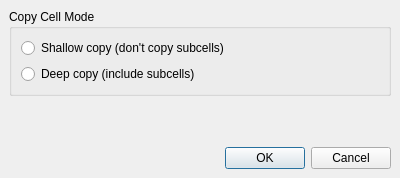
<ui version="4.0" >
 <class>CopyCellModeDialog</class>
 <widget class="QDialog" name="CopyCellModeDialog" >
  <property name="geometry" >
   <rect>
    <x>0</x>
    <y>0</y>
    <width>400</width>
    <height>178</height>
   </rect>
  </property>
  <property name="windowTitle" >
   <string>Copy Cell Options</string>
  </property>
  <layout class="QVBoxLayout" >
   <property name="margin" >
    <number>9</number>
   </property>
   <property name="spacing" >
    <number>6</number>
   </property>
   <item>
    <widget class="QGroupBox" name="groupBox" >
     <property name="title" >
      <string>Copy Cell Mode</string>
     </property>
     <layout class="QVBoxLayout" >
      <property name="margin" >
       <number>9</number>
      </property>
      <property name="spacing" >
       <number>6</number>
      </property>
      <item>
       <widget class="QRadioButton" name="shallow_rb" >
        <property name="text" >
         <string>Shallow copy (don't copy subcells)</string>
        </property>
       </widget>
      </item>
      <item>
       <widget class="QRadioButton" name="deep_rb" >
        <property name="text" >
         <string>Deep copy (include subcells)</string>
        </property>
       </widget>
      </item>
     </layout>
    </widget>
   </item>
   <item>
    <spacer>
     <property name="orientation" >
      <enum>Qt::Vertical</enum>
     </property>
     <property name="sizeHint" >
      <size>
       <width>382</width>
       <height>31</height>
      </size>
     </property>
    </spacer>
   </item>
   <item>
    <widget class="QDialogButtonBox" name="buttonBox" >
     <property name="orientation" >
      <enum>Qt::Horizontal</enum>
     </property>
     <property name="standardButtons" >
      <set>QDialogButtonBox::Cancel|QDialogButtonBox::NoButton|QDialogButtonBox::Ok</set>
     </property>
    </widget>
   </item>
  </layout>
 </widget>
 <tabstops>
  <tabstop>shallow_rb</tabstop>
  <tabstop>deep_rb</tabstop>
  <tabstop>buttonBox</tabstop>
 </tabstops>
 <resources/>
 <connections>
  <connection>
   <sender>buttonBox</sender>
   <signal>accepted()</signal>
   <receiver>CopyCellModeDialog</receiver>
   <slot>accept()</slot>
   <hints>
    <hint type="sourcelabel" >
     <x>248</x>
     <y>254</y>
    </hint>
    <hint type="destinationlabel" >
     <x>157</x>
     <y>274</y>
    </hint>
   </hints>
  </connection>
  <connection>
   <sender>buttonBox</sender>
   <signal>rejected()</signal>
   <receiver>CopyCellModeDialog</receiver>
   <slot>reject()</slot>
   <hints>
    <hint type="sourcelabel" >
     <x>316</x>
     <y>260</y>
    </hint>
    <hint type="destinationlabel" >
     <x>286</x>
     <y>274</y>
    </hint>
   </hints>
  </connection>
 </connections>
</ui>
